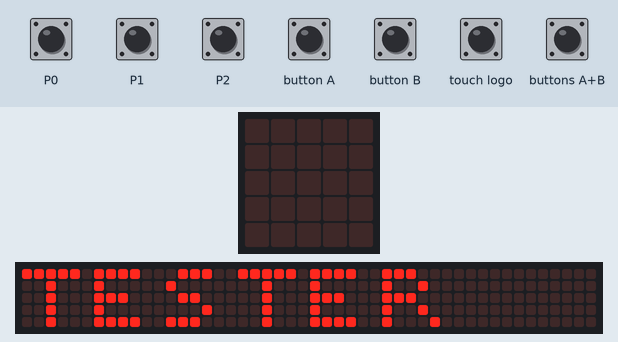
A program run on a simulated BBC micro:bit (MakeCode). Parts: the board's 5×5 LED display, a strip that is not on the board, showing the scrolling text unrolled. The inputs (shaded band) are chosen by the test bench. The 48×5 strip is a reading aid, not a part: it shows the text the display is scrolling, unrolled, one strip-width of it at a time.

Above: at 6.1 s.
7.6 s: touch pin P0 pressed for 0.15 s
At 8.2 s:
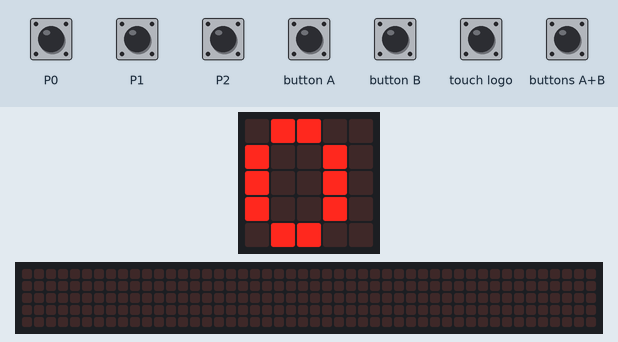
9.8 s: button A pressed for 0.15 s
At 10.02 s:
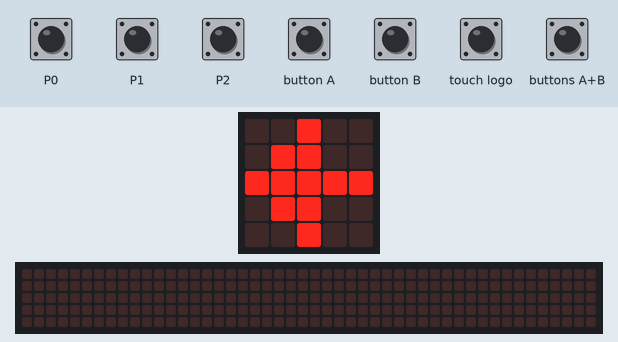
11.7 s: button B pressed for 0.15 s
At 11.91 s:
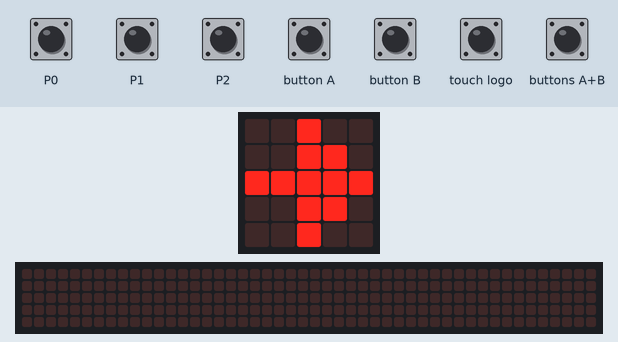
13.6 s: touch logo pressed for 0.15 s
At 13.81 s:
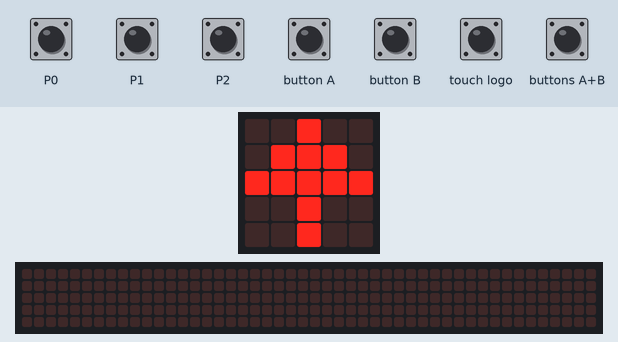
15.5 s: buttons A+B pressed for 0.15 s
At 15.72 s:
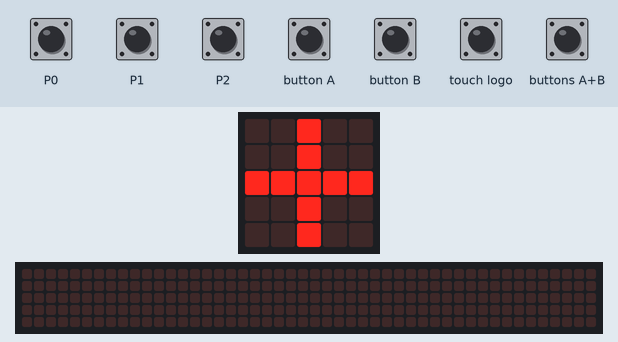
17.4 s: touch pin P1 pressed for 0.15 s
At 18.0 s:
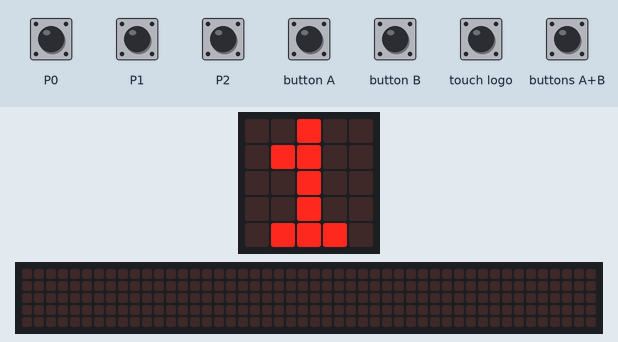
Timing chart, 0 to 20.4 s (numbered marks = the images above; inputs shaded):
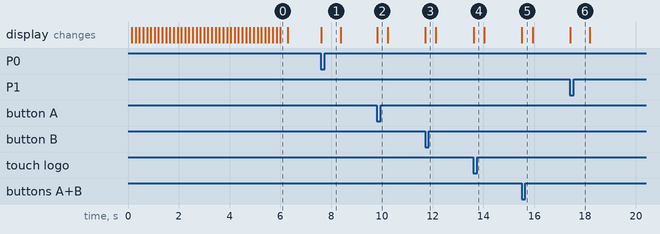

Measured:
- after the input at 7.6 s, the display: changes at once (image 1)
- after the input at 9.8 s, the display: changes at once (image 2)
- after the input at 11.7 s, the display: changes at once (image 3)
- after the input at 13.6 s, the display: changes at once (image 4)
- after the input at 15.5 s, the display: changes at once (image 5)
- after the input at 17.4 s, the display: changes at once (image 6)

The program:

tester.py
```python
basic.show_string("TESTER")

def on_forever():
    if input.button_is_pressed(Button.AB):
        basic.show_leds("""
            . . # . .
            . . # . .
            # # # # #
            . . # . .
            . . # . .
        """)
    elif input.button_is_pressed(Button.A):
        basic.show_leds("""
            . . # . .
            . # # . .
            # # # # #
            . # # . .
            . . # . .
        """)
    elif input.button_is_pressed(Button.B):
        basic.show_leds("""
            . . # . .
            . . # # .
            # # # # #
            . . # # .
            . . # . .
        """)
    elif input.logo_is_pressed():
        basic.show_leds("""
            . . # . .
            . # # # .
            # # # # #
            . . # . .
            . . # . .
        """)
    elif input.pin_is_pressed(TouchPin.P0):
        basic.show_number(0)
    elif input.pin_is_pressed(TouchPin.P1):
        basic.show_number(1)
    elif input.pin_is_pressed(TouchPin.P2):
        basic.show_number(2)
    else:
        basic.clear_screen()
basic.forever(on_forever)
```
